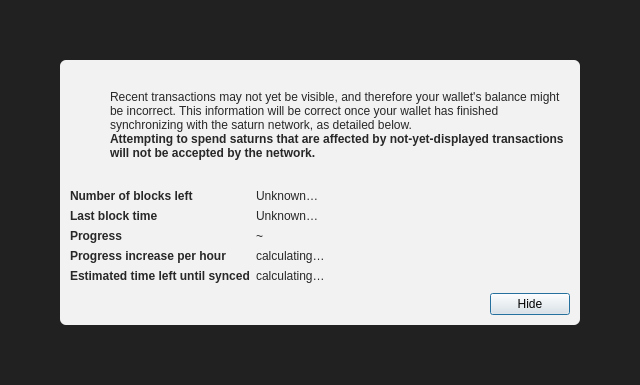
<?xml version="1.0" encoding="UTF-8"?>
<ui version="4.0">
 <class>ModalOverlay</class>
 <widget class="QWidget" name="ModalOverlay">
  <property name="geometry">
   <rect>
    <x>0</x>
    <y>0</y>
    <width>640</width>
    <height>385</height>
   </rect>
  </property>
  <property name="windowTitle">
   <string>Form</string>
  </property>
  <layout class="QVBoxLayout" name="verticalLayout" stretch="0">
   <property name="sizeConstraint">
    <enum>QLayout::SetDefaultConstraint</enum>
   </property>
   <property name="leftMargin">
    <number>0</number>
   </property>
   <property name="topMargin">
    <number>0</number>
   </property>
   <property name="rightMargin">
    <number>0</number>
   </property>
   <property name="bottomMargin">
    <number>0</number>
   </property>
   <item>
    <widget class="QWidget" name="bgWidget" native="true">
     <property name="styleSheet">
      <string notr="true">#bgWidget { background: rgba(0,0,0,220); }</string>
     </property>
     <layout class="QVBoxLayout" name="verticalLayoutMain" stretch="1">
      <property name="leftMargin">
       <number>60</number>
      </property>
      <property name="topMargin">
       <number>60</number>
      </property>
      <property name="rightMargin">
       <number>60</number>
      </property>
      <property name="bottomMargin">
       <number>60</number>
      </property>
      <item>
       <widget class="QWidget" name="contentWidget" native="true">
        <property name="styleSheet">
         <string notr="true">#contentWidget { background: rgba(255,255,255,240); border-radius: 6px; }

QLabel { color: rgb(40,40,40);  }</string>
        </property>
        <layout class="QVBoxLayout" name="verticalLayoutSub" stretch="1,0,0,0">
         <property name="spacing">
          <number>0</number>
         </property>
         <property name="leftMargin">
          <number>10</number>
         </property>
         <property name="topMargin">
          <number>10</number>
         </property>
         <property name="rightMargin">
          <number>10</number>
         </property>
         <property name="bottomMargin">
          <number>10</number>
         </property>
         <item>
          <layout class="QHBoxLayout" name="horizontalLayoutIconText" stretch="0,1">
           <property name="topMargin">
            <number>20</number>
           </property>
           <item>
            <layout class="QVBoxLayout" name="verticalLayoutIcon">
             <property name="leftMargin">
              <number>0</number>
             </property>
             <item>
              <widget class="QPushButton" name="warningIcon">
               <property name="enabled">
                <bool>false</bool>
               </property>
               <property name="text">
                <string/>
               </property>
               <property name="icon">
                <iconset>
                 <normaloff>:/icons/warning</normaloff>
                 <disabledoff>:/icons/warning</disabledoff>:/icons/warning</iconset>
               </property>
               <property name="iconSize">
                <size>
                 <width>48</width>
                 <height>48</height>
                </size>
               </property>
               <property name="flat">
                <bool>true</bool>
               </property>
              </widget>
             </item>
             <item>
              <spacer name="verticalSpacerWarningIcon">
               <property name="orientation">
                <enum>Qt::Vertical</enum>
               </property>
               <property name="sizeHint" stdset="0">
                <size>
                 <width>20</width>
                 <height>40</height>
                </size>
               </property>
              </spacer>
             </item>
            </layout>
           </item>
           <item>
            <layout class="QVBoxLayout" name="verticalLayoutInfoText">
             <property name="leftMargin">
              <number>0</number>
             </property>
             <property name="topMargin">
              <number>0</number>
             </property>
             <item>
              <widget class="QLabel" name="infoText">
               <property name="text">
                <string>Recent transactions may not yet be visible, and therefore your wallet's balance might be incorrect. This information will be correct once your wallet has finished synchronizing with the saturn network, as detailed below.</string>
               </property>
               <property name="textFormat">
                <enum>Qt::RichText</enum>
               </property>
               <property name="wordWrap">
                <bool>true</bool>
               </property>
              </widget>
             </item>
             <item>
              <widget class="QLabel" name="infoTextStrong">
               <property name="font">
                <font>
                 <weight>75</weight>
                 <bold>true</bold>
                </font>
               </property>
               <property name="text">
                <string>Attempting to spend saturns that are affected by not-yet-displayed transactions will not be accepted by the network.</string>
               </property>
               <property name="textFormat">
                <enum>Qt::RichText</enum>
               </property>
               <property name="wordWrap">
                <bool>true</bool>
               </property>
              </widget>
             </item>
             <item>
              <spacer name="verticalSpacerInTextSpace">
               <property name="orientation">
                <enum>Qt::Vertical</enum>
               </property>
               <property name="sizeHint" stdset="0">
                <size>
                 <width>20</width>
                 <height>40</height>
                </size>
               </property>
              </spacer>
             </item>
            </layout>
           </item>
          </layout>
         </item>
         <item>
          <spacer name="verticalSpacerAfterText">
           <property name="orientation">
            <enum>Qt::Vertical</enum>
           </property>
           <property name="sizeHint" stdset="0">
            <size>
             <width>20</width>
             <height>40</height>
            </size>
           </property>
          </spacer>
         </item>
         <item>
          <layout class="QFormLayout" name="formLayout">
           <property name="fieldGrowthPolicy">
            <enum>QFormLayout::FieldsStayAtSizeHint</enum>
           </property>
           <property name="horizontalSpacing">
            <number>6</number>
           </property>
           <property name="verticalSpacing">
            <number>6</number>
           </property>
           <property name="topMargin">
            <number>10</number>
           </property>
           <item row="0" column="0">
            <widget class="QLabel" name="labelNumberOfBlocksLeft">
             <property name="font">
              <font>
               <weight>75</weight>
               <bold>true</bold>
              </font>
             </property>
             <property name="text">
              <string>Number of blocks left</string>
             </property>
            </widget>
           </item>
           <item row="0" column="1">
            <widget class="QLabel" name="numberOfBlocksLeft">
             <property name="text">
              <string>Unknown…</string>
             </property>
            </widget>
           </item>
           <item row="1" column="0">
            <widget class="QLabel" name="labelLastBlockTime">
             <property name="font">
              <font>
               <weight>75</weight>
               <bold>true</bold>
              </font>
             </property>
             <property name="text">
              <string>Last block time</string>
             </property>
            </widget>
           </item>
           <item row="1" column="1">
            <widget class="QLabel" name="newestBlockDate">
             <property name="sizePolicy">
              <sizepolicy hsizetype="Maximum" vsizetype="Preferred">
               <horstretch>0</horstretch>
               <verstretch>0</verstretch>
              </sizepolicy>
             </property>
             <property name="text">
              <string>Unknown…</string>
             </property>
            </widget>
           </item>
           <item row="2" column="0">
            <widget class="QLabel" name="labelSyncDone">
             <property name="font">
              <font>
               <weight>75</weight>
               <bold>true</bold>
              </font>
             </property>
             <property name="text">
              <string>Progress</string>
             </property>
            </widget>
           </item>
           <item row="2" column="1">
            <layout class="QHBoxLayout" name="horizontalLayoutSync" stretch="0,1">
             <item>
              <widget class="QLabel" name="percentageProgress">
               <property name="text">
                <string notr="true">~</string>
               </property>
              </widget>
             </item>
            </layout>
           </item>
           <item row="4" column="0">
            <widget class="QLabel" name="labelProgressIncrease">
             <property name="font">
              <font>
               <weight>75</weight>
               <bold>true</bold>
              </font>
             </property>
             <property name="text">
              <string>Progress increase per hour</string>
             </property>
            </widget>
           </item>
           <item row="4" column="1">
            <widget class="QLabel" name="progressIncreasePerH">
             <property name="text">
              <string>calculating…</string>
             </property>
            </widget>
           </item>
           <item row="5" column="0">
            <widget class="QLabel" name="labelEstimatedTimeLeft">
             <property name="font">
              <font>
               <weight>75</weight>
               <bold>true</bold>
              </font>
             </property>
             <property name="text">
              <string>Estimated time left until synced</string>
             </property>
            </widget>
           </item>
           <item row="5" column="1">
            <widget class="QLabel" name="expectedTimeLeft">
             <property name="text">
              <string>calculating…</string>
             </property>
            </widget>
           </item>
          </layout>
         </item>
         <item>
          <layout class="QHBoxLayout" name="horizontalLayoutButtons">
           <property name="leftMargin">
            <number>10</number>
           </property>
           <property name="topMargin">
            <number>10</number>
           </property>
           <item>
            <spacer name="horizontalSpacer">
             <property name="orientation">
              <enum>Qt::Horizontal</enum>
             </property>
             <property name="sizeHint" stdset="0">
              <size>
               <width>40</width>
               <height>20</height>
              </size>
             </property>
            </spacer>
           </item>
           <item>
            <widget class="QPushButton" name="closeButton">
             <property name="text">
              <string>Hide</string>
             </property>
             <property name="shortcut">
              <string>Esc</string>
             </property>
             <property name="focusPolicy">
              <enum>Qt::StrongFocus</enum>
             </property>
             <property name="default">
              <bool>true</bool>
             </property>
            </widget>
           </item>
          </layout>
         </item>
        </layout>
       </widget>
      </item>
     </layout>
    </widget>
   </item>
  </layout>
 </widget>
 <resources/>
 <connections/>
</ui>
